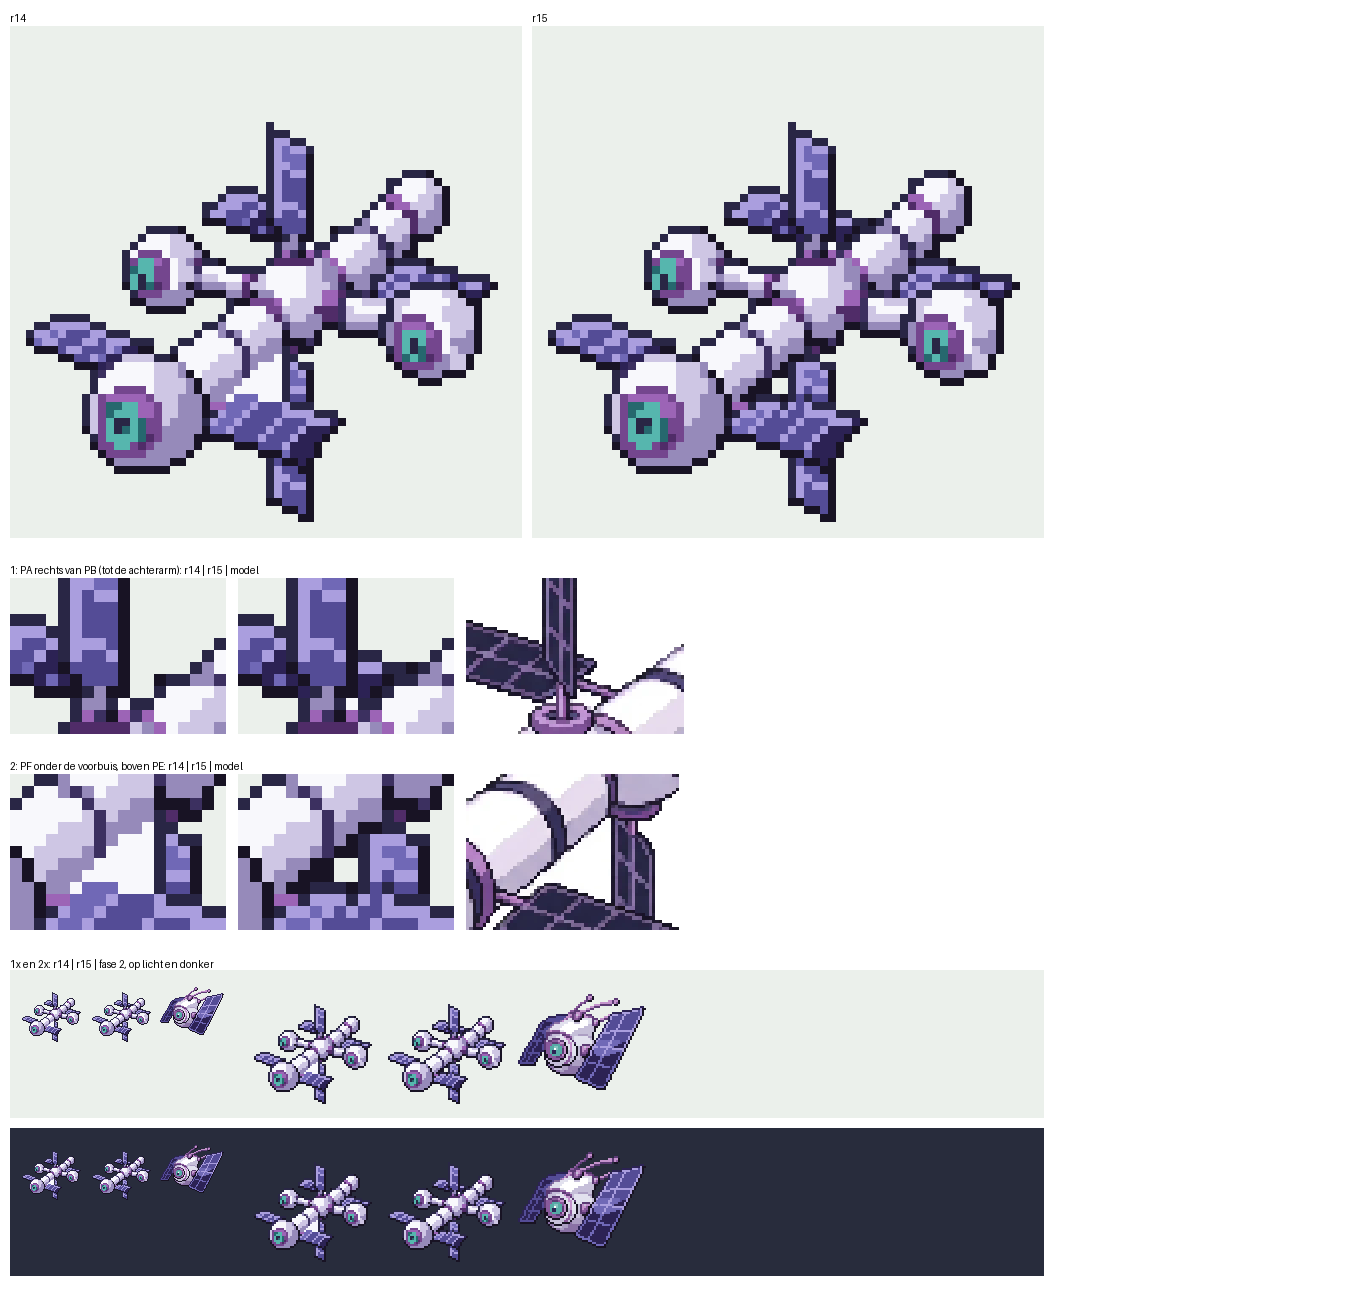

Reproduce this figure in Python.
# vel r15: r14 | r15 (8x); close-ups van de twee plekken (12x): PA rechts van PB, PF/buis boven PE; model_gekozen erbij
import os
from PIL import Image, ImageDraw
H=os.path.dirname(os.path.abspath(__file__)); R=os.path.normpath(os.path.join(H,'..','..'))
def rgba(p): return Image.open(p).convert('RGBA').crop((0,0,64,64))
a=rgba(os.path.join(H,'..','r14','sprite.png')); b=rgba(os.path.join(H,'sprite.png'))
f2=rgba(os.path.join(R,'..','satelliet_fase2','af','satelliet.png'))
M=Image.open(os.path.join(R,'model','model_gekozen.png')).convert('RGB')
BG=(235,240,235,255); DK=(40,44,60,255); S=3.515625
def on(im,bg,z):
    c=Image.new('RGBA',im.size,bg); c.alpha_composite(im); return c.convert('RGB').resize((im.width*z,im.height*z),Image.NEAREST)
def mcrop(bx,h):
    c=M.crop((int(3+bx[0]*S),int(3+(bx[1]-13)*S),int(3+bx[2]*S),int(3+(bx[3]-13)*S))); return c.resize((int(c.width*h/c.height),h),Image.NEAREST)
T=512; W=2*(T+10)+10; Z=12
PLEK=[('1: PA rechts van PB (tot de achterarm)',(28,17,46,30)),('2: PF onder de voorbuis, boven PE',(22,37,40,50))]
Hh=T+40+sum((bx[3]-bx[1])*Z+40 for _,bx in PLEK)+2*(64*2+30)+40
P=Image.new('RGB',(W+300,Hh),(255,255,255)); d=ImageDraw.Draw(P); y=26
for i,(t,im) in enumerate((('r14',a),('r15',b))):
    P.paste(on(im,BG,8),(10+i*(T+10),y)); d.text((10+i*(T+10),y-14),t,fill=(0,0,0))
y+=T+40
for t,bx in PLEK:
    hh=(bx[3]-bx[1])*Z; x=10
    d.text((x,y-14),t+': r14 | r15 | model',fill=(0,0,0))
    for im in (a,b):
        c=on(im.crop(bx),BG,Z); P.paste(c,(x,y)); x+=c.width+12
    P.paste(mcrop(bx,hh),(x,y)); y+=hh+40
d.text((10,y-12),'1x en 2x: r14 | r15 | fase 2, op licht en donker',fill=(0,0,0))
for k,bg in enumerate((BG,DK)):
    yy=y+k*(64*2+30); P.paste(Image.new('RGB',(W-20,64*2+20),bg[:3]),(10,yy)); x=20
    for im in (a,b,f2):
        c=Image.new('RGBA',(64,64),bg); c.alpha_composite(im); P.paste(c.convert('RGB'),(x,yy+10)); x+=70
    x+=20
    for im in (a,b,f2): P.paste(on(im,bg,2),(x,yy+10)); x+=134
P.save(os.path.join(H,'vel.png'))
